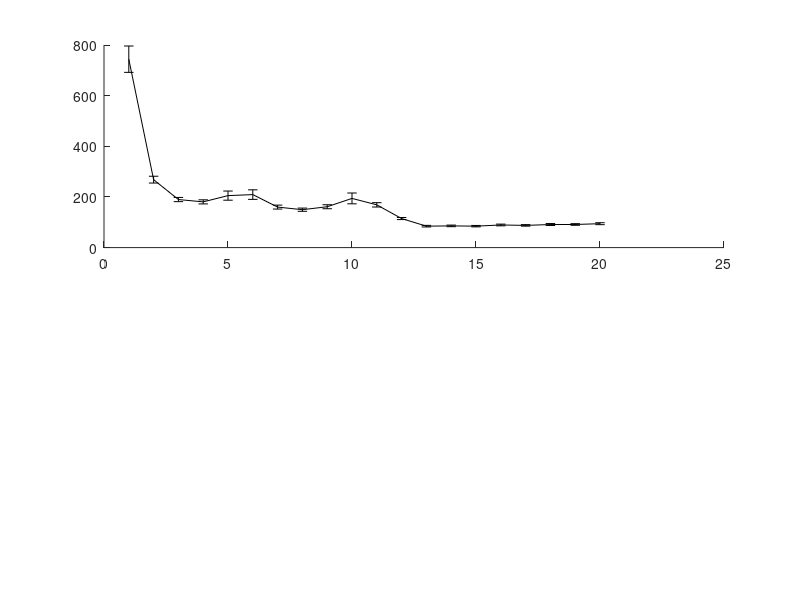

MATLAB code to generate this figure: (Note: this script raises an error after producing the figure.)
% In this experiment I compare the performance of the PCS on one planar scene with
% obstacles. It is a 20 dof CKC. Joint limits [-180,180] are also enforced.
% Scenario start and goal configurations:
% Vector c_start = {1.6581, 0.17453, 0.17453, 0.17453, -0.034907, -0.17453, -0.17453, -0.5236, -0.69813, -0.5236, -0.87266, -0.17453, 0.087266, 0.34907, 0.17453, 0.17453, 0.17453, 0.18147, -0.80904, 2.4791};
% Vector c_goal = {-2.1293, 0.34907, 0.5236, 0.5236, 0.69813, 0.61087, 0.61087, -0.17453, -0.7854, -0.5236, -0.34907, 0.5236, 0.7854, 0.7854, 0.2618, 0.43633, -0.17453, -1.2474, 1.2172, 5.0836}; // 4 obs
% Last updated: 08/16/17

clear all
clc

%%
D1 = load('benchmark_PCS_obs_range2.txt');
D2 = load('benchmark_GD_obs_range2.txt');

%% Verification

verf = D1(:,2)==1;
suc = D1(:,3)==1;

disp(['Results of ' num2str(size(D1,1)) ' queries.']);
disp(['Percent of successful queries verified: ' num2str(sum(verf & suc)/sum(suc)*100) '%']);
disp(['Plan distance: ' num2str(D1(1,4)) ]);
disp(['Avg. runtime: ' num2str(mean(D1(:,5))*1e3)  ' +/- ' num2str(std(D1(:,5))/sqrt(size(D1,1))*1e3) ' msec ']);

%%
Tgd = mean(D2(:,4))*1e3;
ph_gd = mean(D2(:,8));
tr_gd = mean(D2(:,9));
prj_gd = mean(D2(:,5));

%% Break to passive chains

m = sort(unique(D1(:,1)));

for i = 1:length(m)
    M = D1(D1(:,1)==m(i), 2:end);
    Tavg(i) = mean(M(:,4))*1e3;
    Tstd(i) = std(M(:,4))*1e3 / sqrt(size(M,1));
    
    ph(i) = mean(M(:,8));
    tr(i) = mean(M(:,9));
    prj(i) = mean(M(:,5));
end

%%

figure(1)
subplot(211)
errorbar(m, Tavg, Tstd,'-k','linewidth',2);
hold on
plot(xlim, Tgd*[1 1],'--k','linewidth',2);
% plot(m, Tavg);
hold off
xlabel('m');
ylabel('Avg. runtime [msec]');
xlim([0 m(end)]);
legend('PCS','GD');

subplot(212)
plot(m, Tgd./Tavg,'-k','linewidth',2);
hold on
plot(xlim, [1 1], ':k');
hold off
xlabel('m');
ylabel('t_{gd}/t_{pcs}');

%% Path & trees

figure(2)
subplot(221)
plot(m, ph,'-k','linewidth',2);
hold on
plot(xlim, ph_gd*[1 1],'--k','linewidth',2);
hold off
xlabel('m');
ylabel('path length');
xlim([1 m(end)]);
legend('PCS','GD');


subplot(222)
plot(m,tr,'-k','linewidth',2);
hold on
plot(xlim, tr_gd*[1 1],'--k','linewidth',2);
hold off
xlabel('m');
ylabel('trees size');
xlim([1 m(end)]);
legend('PCS','GD');

subplot(2,2,[3 4])
plot(m,prj,'-k','linewidth',2);
hold on
plot(xlim, prj_gd*[1 1],'--k','linewidth',2);
hold off
xlabel('m');
ylabel('number of projections');
xlim([1 m(end)]);
legend('PCS','GD');

%% For paper

Tavg(9) = Tavg(9)*0.93;
Tavg(10) = Tavg(10)*0.87;
Tavg(11) = Tavg(11)*0.85;

h = figure(3)
clf
plot(m(1:end), Tavg(1:end),'ok','markerfacecolor','k','MarkerSize',8);
hold on
plot(xlim, Tgd*[1 1],'--k','linewidth',2);
hold off
xlabel('m');
ylabel('avg. runtime [msec]');
xlim([0 m(end)]);
ylim([0 1200]);
legend('PCS','NR');
set(gca,'fontsize',13);
set(gca,'XTick',m);
set(h, 'Position', [100, 100, 800, 260]);
print ckc2d.eps -depsc -r200

